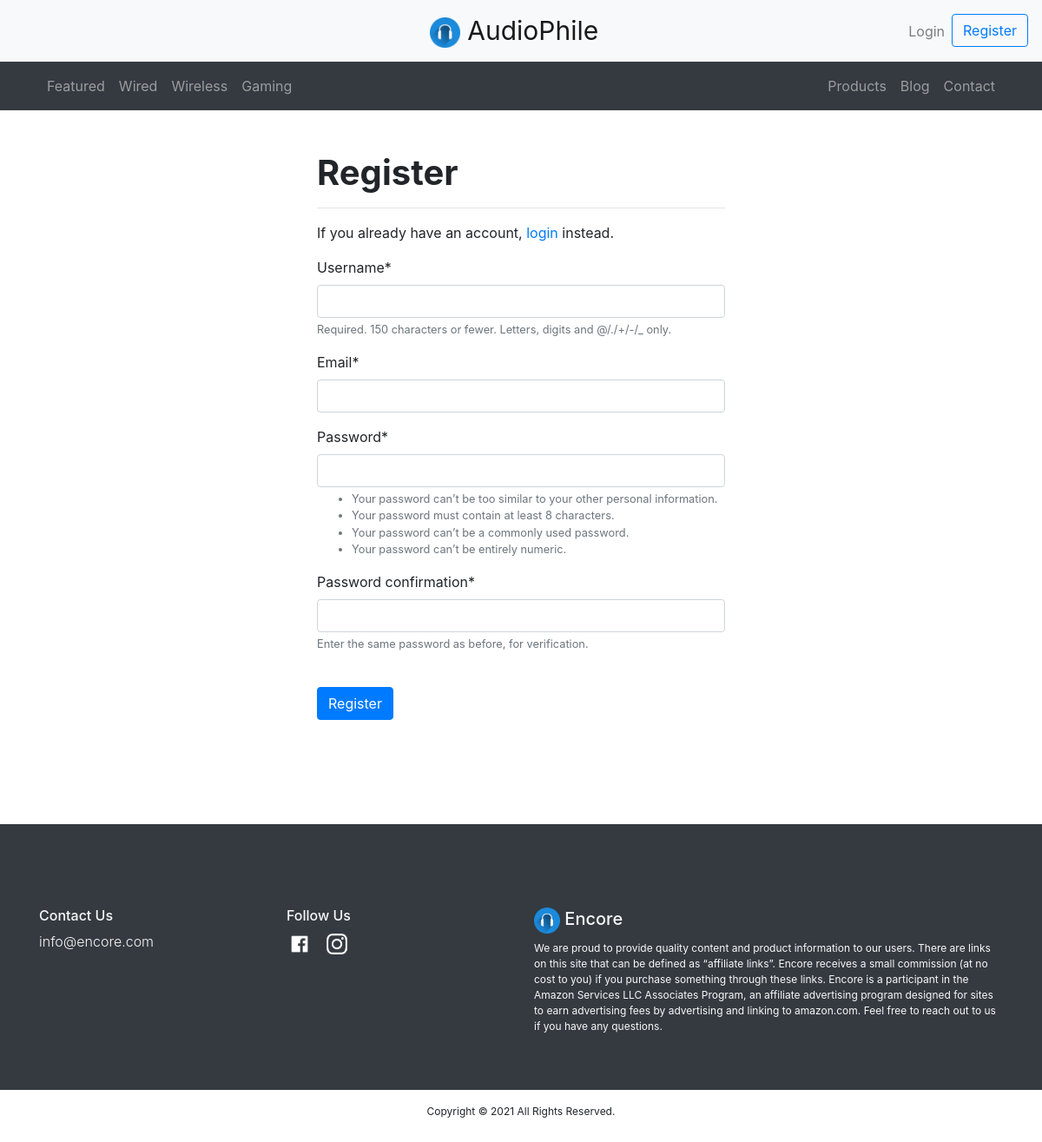
Screenshot of /register with the database file from the repository.
### main/models.py (models this page shows, shortened)
class Tag(models.Model):
	tag_name = models.CharField(max_length=15)
	tag_slug = models.SlugField()

### main/views.py (the view, shortened to what this page needs)
# urls.py: path("register", views.register, name="register"),
def register(request):
	form = NewUserForm
	return render (request=request, template_name="main/register.html", context={"form":form})

### main/context_processors.py (called while the page is built)
def menu(request):
    nav_tags = Tag.objects.all()[:4]
    return { 'nav_tags' : nav_tags,
    }

### main/templates/main/register.html (shortened to what this page needs)
{% extends "main/header.html" %}
	{% block content %}
	{% load crispy_forms_tags %}
	<div class="container py-5 col-lg-5">
	    <h1 class="font-weight-bold">Register</h1>
	    <hr>
		<p>If you already have an account, <a href="/login">login</a> instead.</p>
		<form method="POST">
			{{ form|crispy }}
			<br>
			<button class="btn btn-primary" type="submit">Register</button>
		</form>
		<br>
	</div>
	{% endblock %}

### main/templates/main/includes/navbar.html (shortened to what this page needs)
{% load static %}
  <nav class="navbar navbar-expand-md navbar-light bg-light">
    <div class="mx-auto order-0">
      <a class="navbar-brand" href="/" style="font-size:30px">
        <img src="{% static "img/logo.png" %}" width="35" height="35" alt="logo"> AudioPhile
      </a>
    </div>
    <div class="navbar-collapse collapse w-100 order-3 dual-collapse2">
      <ul class="navbar-nav ml-auto">
        {% if user.is_authenticated %}
          <li class="nav-item">
            <a class="nav-link" href="/logout">Logout</a>
          </li>
          <li class="nav-item">
            <a class="btn btn-outline-primary" href="/user">{{user.username|title}}</a>
          </li>
        {% else %}
          <li class="nav-item">
            <a class="nav-link" href="/login">Login</a>
          </li>
          <li class="nav-item">
             <a class="btn btn-outline-primary" href="/register">Register</a>
          </li>
        {% endif %}
      </ul>
    </div>
  </nav>
  <div class="container-fluid sticky-top bg-dark">
    <nav class="container navbar navbar-expand-md navbar-dark">
      <div class="navbar-collapse collapse w-100 order-1 order-md-0 dual-collapse2">
        <ul class="navbar-nav mr-auto">
          {% for tag in nav_tags %}
            <li class="nav-item">
              <a class="nav-link" href="/blog/{{ tag.tag_slug }}">{{ tag.tag_name}}</a>
            </li>
          {% endfor %}
        </ul>
      </div>
      <div class="navbar-collapse collapse w-100 order-3 dual-collapse2">
        <ul class="navbar-nav ml-auto">
          <li class="nav-item">
            <a class="nav-link" href="/products">Products</a>
          </li>
          <li class="nav-item">
            <a class="nav-link" href="/blog/articles">Blog</a>
          </li>
          <li class="nav-item">
            <a class="nav-link" href="#contact">Contact</a>
          </li>
        </ul>
      </div>
    </nav>
  </div>

### rows the page displays
Tag: tag_name "Featured"
Tag: tag_name "Wired"
Tag: tag_name "Wireless"
Tag: tag_name "Gaming"
